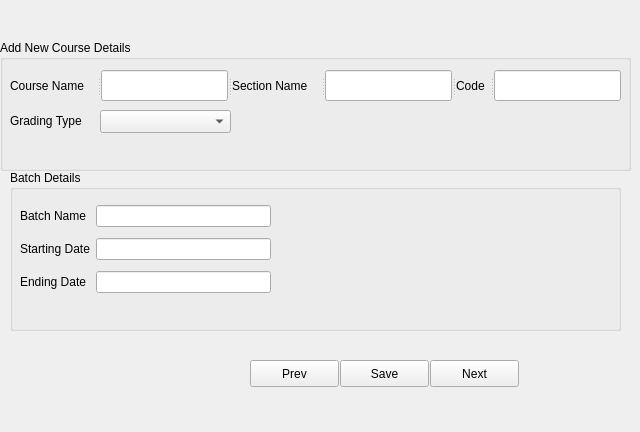
<?xml version="1.0" encoding="UTF-8"?>
<ui version="4.0">
 <class>Courses</class>
 <widget class="QWidget" name="Courses">
  <property name="geometry">
   <rect>
    <x>0</x>
    <y>0</y>
    <width>640</width>
    <height>432</height>
   </rect>
  </property>
  <property name="windowTitle">
   <string>Form</string>
  </property>
  <widget class="QGroupBox" name="groupBox">
   <property name="geometry">
    <rect>
     <x>0</x>
     <y>40</y>
     <width>631</width>
     <height>131</height>
    </rect>
   </property>
   <property name="title">
    <string>Add New Course Details</string>
   </property>
   <widget class="QComboBox" name="comboBox">
    <property name="geometry">
     <rect>
      <x>100</x>
      <y>70</y>
      <width>131</width>
      <height>23</height>
     </rect>
    </property>
   </widget>
   <widget class="QLabel" name="label_4">
    <property name="geometry">
     <rect>
      <x>10</x>
      <y>70</y>
      <width>81</width>
      <height>21</height>
     </rect>
    </property>
    <property name="text">
     <string>Grading Type</string>
    </property>
   </widget>
   <widget class="QSplitter" name="splitter">
    <property name="geometry">
     <rect>
      <x>10</x>
      <y>30</y>
      <width>611</width>
      <height>31</height>
     </rect>
    </property>
    <property name="orientation">
     <enum>Qt::Horizontal</enum>
    </property>
    <widget class="QLabel" name="label">
     <property name="text">
      <string>Course Name</string>
     </property>
    </widget>
    <widget class="QLineEdit" name="CourseName"/>
    <widget class="QLabel" name="label_2">
     <property name="text">
      <string>Section Name</string>
     </property>
    </widget>
    <widget class="QLineEdit" name="lineEdit"/>
    <widget class="QLabel" name="label_3">
     <property name="text">
      <string>Code</string>
     </property>
    </widget>
    <widget class="QLineEdit" name="lineEdit_2"/>
   </widget>
  </widget>
  <widget class="QGroupBox" name="groupBox_2">
   <property name="geometry">
    <rect>
     <x>10</x>
     <y>170</y>
     <width>611</width>
     <height>161</height>
    </rect>
   </property>
   <property name="title">
    <string>Batch Details</string>
   </property>
   <widget class="QWidget" name="">
    <property name="geometry">
     <rect>
      <x>10</x>
      <y>30</y>
      <width>251</width>
      <height>101</height>
     </rect>
    </property>
    <layout class="QGridLayout" name="gridLayout">
     <item row="0" column="0">
      <widget class="QLabel" name="label_5">
       <property name="text">
        <string>Batch Name</string>
       </property>
      </widget>
     </item>
     <item row="0" column="1">
      <widget class="QLineEdit" name="lineEdit_3"/>
     </item>
     <item row="1" column="0">
      <widget class="QLabel" name="label_6">
       <property name="text">
        <string>Starting Date</string>
       </property>
      </widget>
     </item>
     <item row="1" column="1">
      <widget class="QLineEdit" name="lineEdit_4"/>
     </item>
     <item row="2" column="0">
      <widget class="QLabel" name="label_7">
       <property name="text">
        <string>Ending Date</string>
       </property>
      </widget>
     </item>
     <item row="2" column="1">
      <widget class="QLineEdit" name="lineEdit_5"/>
     </item>
    </layout>
   </widget>
  </widget>
  <widget class="QPushButton" name="pushButton">
   <property name="geometry">
    <rect>
     <x>340</x>
     <y>360</y>
     <width>89</width>
     <height>27</height>
    </rect>
   </property>
   <property name="text">
    <string>Save</string>
   </property>
  </widget>
  <widget class="QPushButton" name="pushButton_2">
   <property name="geometry">
    <rect>
     <x>430</x>
     <y>360</y>
     <width>89</width>
     <height>27</height>
    </rect>
   </property>
   <property name="text">
    <string>Next</string>
   </property>
  </widget>
  <widget class="QPushButton" name="pushButton_3">
   <property name="geometry">
    <rect>
     <x>250</x>
     <y>360</y>
     <width>89</width>
     <height>27</height>
    </rect>
   </property>
   <property name="text">
    <string>Prev</string>
   </property>
  </widget>
 </widget>
 <resources/>
 <connections/>
</ui>
